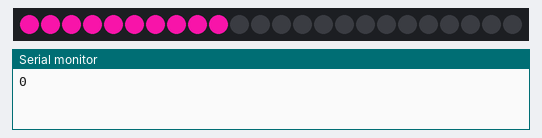
A sketch run on a simulated ATtiny85, built with avr-gcc and run on an emulated ATtiny85. Shown: 24 RGB LEDs in strip order, left to right, the last lines printed to the serial monitor. Dim RGB values are drawn brighter than linear; random numbers use the default seed unless the sketch sets one.

Above: at 0.01 s.
At 4.99 s:
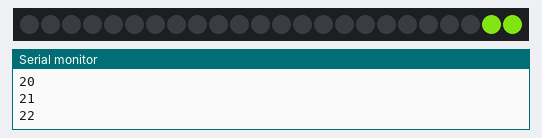
At 9.97 s:
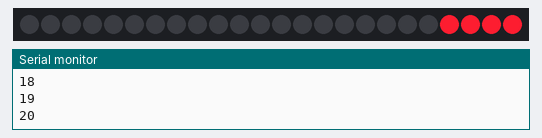
At 19.93 s:
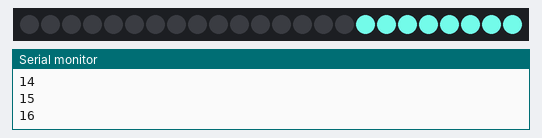
At 29.79 s:
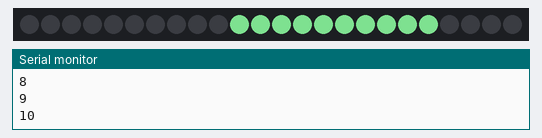
At 39.86 s:
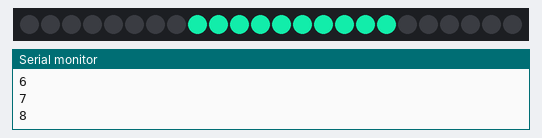

The sketch:

strip.ino
```cpp
#include <Adafruit_NeoPixel.h>
#ifdef __AVR__
  #include <avr/power.h>
#endif
#define PIN        2
#define NUMPIXELS 24

Adafruit_NeoPixel pixels(NUMPIXELS, PIN);

void setup() {
#if defined(__AVR_ATtiny85__) && (F_CPU == 16000000)
  clock_prescale_set(clock_div_1);
#endif

  pixels.begin();
}

void loop() {
  pixels.clear();
  for(uint16_t i=0; i<pixels.numPixels(); i++) {
      int r = random(0,255);
      int g = random(0,255);
      int b = random(0,255);
      int brightness = random(0,255);
      //pixels.setBrightness(brightness);
      pixels.fill(pixels.Color(r,g,b), i, 10);
      //pixels.setPixelColor(i, pixels.Color(r,g,b)); // Draw new pixel
      Serial.println(i);
      pixels.show();
      delay(50);
      pixels.setPixelColor(i, 0);
  }
}
```
